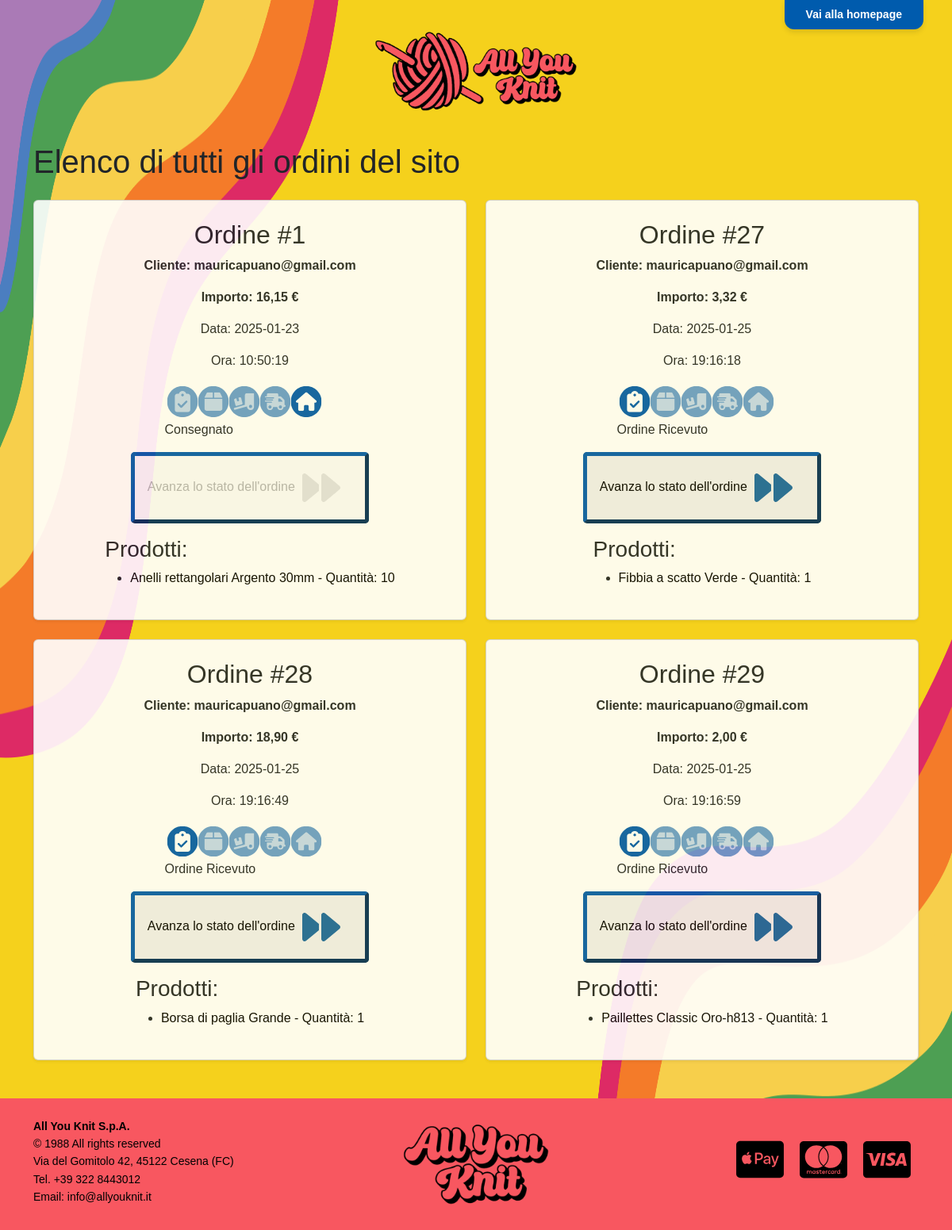
Page /index-ordini-venditore.php on the committed database.
### tables this page shows
CREATE TABLE `ordini` (
  `CodID` int(11) NOT NULL AUTO_INCREMENT,
  `Data` date DEFAULT NULL,
  `Ora` time DEFAULT NULL,
  `Pagato` tinyint(4) NOT NULL DEFAULT 0,
  `Importo` double NOT NULL DEFAULT 0,
  `EmailCliente` varchar(45) NOT NULL,
  `Stato` enum('Ricevuto','Lavorazione','Spedito','Consegna','Consegnato') DEFAULT NULL,
  PRIMARY KEY (`CodID`),
  KEY `EmailCliente` (`EmailCliente`),
  CONSTRAINT `EmailCliente` FOREIGN KEY (`EmailCliente`) REFERENCES `clienti` (`Email`) ON DELETE CASCADE ON UPDATE CASCADE
);

CREATE TABLE `prodottiordinati` (
  `CodIDProdotto` int(11) NOT NULL,
  `CodIDOrdine` int(11) NOT NULL,
  `Quantita` int(11) NOT NULL,
  PRIMARY KEY (`CodIDProdotto`,`CodIDOrdine`),
  KEY `CodIDOrdine` (`CodIDOrdine`),
  CONSTRAINT `CodIDOrdine` FOREIGN KEY (`CodIDOrdine`) REFERENCES `ordini` (`CodID`) ON DELETE CASCADE ON UPDATE CASCADE,
  CONSTRAINT `CodIDProdottox` FOREIGN KEY (`CodIDProdotto`) REFERENCES `prodotti` (`CodID`) ON DELETE CASCADE ON UPDATE CASCADE
);

CREATE TABLE `prodotti` (
  `CodID` int(11) NOT NULL AUTO_INCREMENT,
  `Nome` varchar(45) NOT NULL,
  `Immagine` varchar(45) NOT NULL,
  `Prezzo` double NOT NULL,
  `Colore` varchar(45) DEFAULT NULL,
  `Composizione` varchar(250) DEFAULT NULL,
  `Strumenti` varchar(250) DEFAULT NULL,
  `Giacenza` int(11) NOT NULL DEFAULT 0,
  PRIMARY KEY (`CodID`)
);

### index-ordini-venditore.php (called while the page is built)
<?php
require_once 'php/bootstrap.php';
$templateParams["titolo"] = "Ordini del sito";
$templateParams["nome"] = "ordini-venditore.php";
$templateParams["ordini"] = $dbh->getOrders();
require 'template/base-venditore.php';
?>

### db/dbhelper.php (called while the page is built, shortened)
<?php
class DatabaseHelper{
    private $conn;
    public function __construct($servername, $username, $password, $connname, $port){
        $this->conn = new mysqli($servername, $username, $password, $connname, $port);
    }
    public function getOrderProducts($orderID){
        $stmt = $this->conn->prepare("SELECT * FROM prodottiordinati INNER JOIN prodotti ON(prodottiordinati.CodIDProdotto = prodotti.CodID) WHERE CodIDOrdine = ?");
        $stmt->bind_param('i', $orderID);
        $stmt->execute();
        $result = $stmt->get_result();
        return $result->fetch_all(MYSQLI_ASSOC);
    }
    public function getOrders(){
        $stmt = $this->conn->prepare("SELECT * FROM ordini WHERE Pagato = True");
        $stmt->execute();
        $result = $stmt->get_result();
        return $result->fetch_all(MYSQLI_ASSOC);
    }
}
?>

### php/bootstrap.php (called while the page is built, shortened)
<?php
require_once("db/dbhelper.php");
$dbh = new DatabaseHelper("localhost", "root", "", "allyouknit", 3306);
?>

### template/ordini-venditore.php (the view, shortened to what this page needs)
<section class="row">
    <h1 class="mb-4">Elenco di tutti gli ordini del sito</h1>
    <?php foreach ($templateParams["ordini"] as $ordine): ?>
    <div class="col-md-12 col-lg-6 mb-4">
        <div class="card bg-white shadow-sm p-4">
            <h2>Ordine #<?php echo $ordine["CodID"]; ?></h2>
            <p style="font-weight:bold;" >Cliente: <?php echo $ordine["EmailCliente"]; ?></p>
            <p style="font-weight:bold;" >Importo: <?php echo number_format($ordine["Importo"], 2, ",", ""); ?> €</p>
            <p>Data: <?php echo $ordine["Data"]; ?></p>
            <p>Ora: <?php echo $ordine["Ora"]; ?></p>
            <article class="tracking-section">
                <div class="tracking-container">
                <?php
                    switch($ordine["Stato"]){
                        case "Ricevuto":
                            ?>
                            <div class="tracking-step completed">
                                <div>
                                    <img src="./upload/icons/shipping1.svg" alt="">
                                </div>
                                <p>Ordine Ricevuto</p>
                            </div>
                            <?php
                            break;
                            ?>
                            <?php
                        case "Consegnato":
                            ?>
                            <div class="tracking-step">
                                <div>
                                    <img src="./upload/icons/shipping5.svg" alt="">
                                </div>
                                <p>Consegnato</p>
                            </div>
                            <?php
                        }
                    ?>
                </div>
            </article>
            <?php if($ordine["Stato"] != "Consegnato"): ?>
                <form action="./utils/next-order-state-script.php" method="post">
                    <button class="btn-shipping p-3 mb-3">
                        Avanza lo stato dell'ordine
                        <img src="./upload/icons/forward-solid.svg" alt="Wishlist" width="24">
                    </button>
                </form>
            <?php else: ?>
                <form action="#" method="post">
                    <button class="btn-shipping p-3 mb-3" disabled>
                        Avanza lo stato dell'ordine
                        <img src="./upload/icons/forward-solid-grey.svg" alt="Wishlist" width="24">
                    </button>
                </form>
            <?php endif; ?>
            <div>
                <h3>Prodotti:</h3>
                <?php $prodottiOrdinati = $dbh->getOrderProducts($ordine["CodID"]);?>
                <?php foreach ($prodottiOrdinati as $prodotto): ?>
                <ul>
                    <li>
                        <a style="text-decoration:none;color:black;" href="./index-singolo-prodotto.php?idProdotto=<?php echo $prodotto["CodID"]; ?>">
                            <?php echo $prodotto["Nome"]; ?> - Quantità: <?php echo $prodotto["Quantita"]; ?>
                        </a>
                    </li>
                </ul>
                <?php endforeach; ?>
            </div>
        </div>
    </div>
    <?php endforeach; ?>
</section>

### css/style.css (style rules this page uses)
body { font-family: 'Poppins', sans-serif !important; background-image: url('../upload/logos/background.png'); background-repeat: no-repeat; background-position: center; background-attachment: fixed; background-size: 100% 100%; }
.btn-shipping img { max-width: 3rem; max-height: auto; margin: 0px; margin-left: 5px; }
.btn-shipping { border-width: 5px; align-items: center; border-color: #005BAD; border-radius: 5px; }
.card { box-shadow: 0 4px 8px rgba(0, 0, 0, 0.1); opacity: 0.9; transition: all 0.3s ease; display: flex; flex-direction: row; align-items: center; justify-content: center; width: 100%; height: auto; }
.card img { width: 200px; height: auto; margin-right: 15px; }

### rows in the picture
ordini: CodID "1", EmailCliente "mauricapuano@gmail.com", Importo "16,15", Data "2025-01-23", Ora "10:50:19"
prodottiordinati: CodIDProdotto.Nome "Anelli rettangolari Argento 30mm", Quantita "10"
ordini: CodID "27", EmailCliente "mauricapuano@gmail.com", Importo "3,32", Data "2025-01-25", Ora "19:16:18"
prodottiordinati: CodIDProdotto.Nome "Fibbia a scatto Verde", Quantita "1"
ordini: CodID "28", EmailCliente "mauricapuano@gmail.com", Importo "18,90", Data "2025-01-25", Ora "19:16:49"
prodottiordinati: CodIDProdotto.Nome "Borsa di paglia Grande", Quantita "1"
ordini: CodID "29", EmailCliente "mauricapuano@gmail.com", Importo "2,00", Data "2025-01-25", Ora "19:16:59"
prodottiordinati: CodIDProdotto.Nome "Paillettes Classic Oro-h813", Quantita "1"
